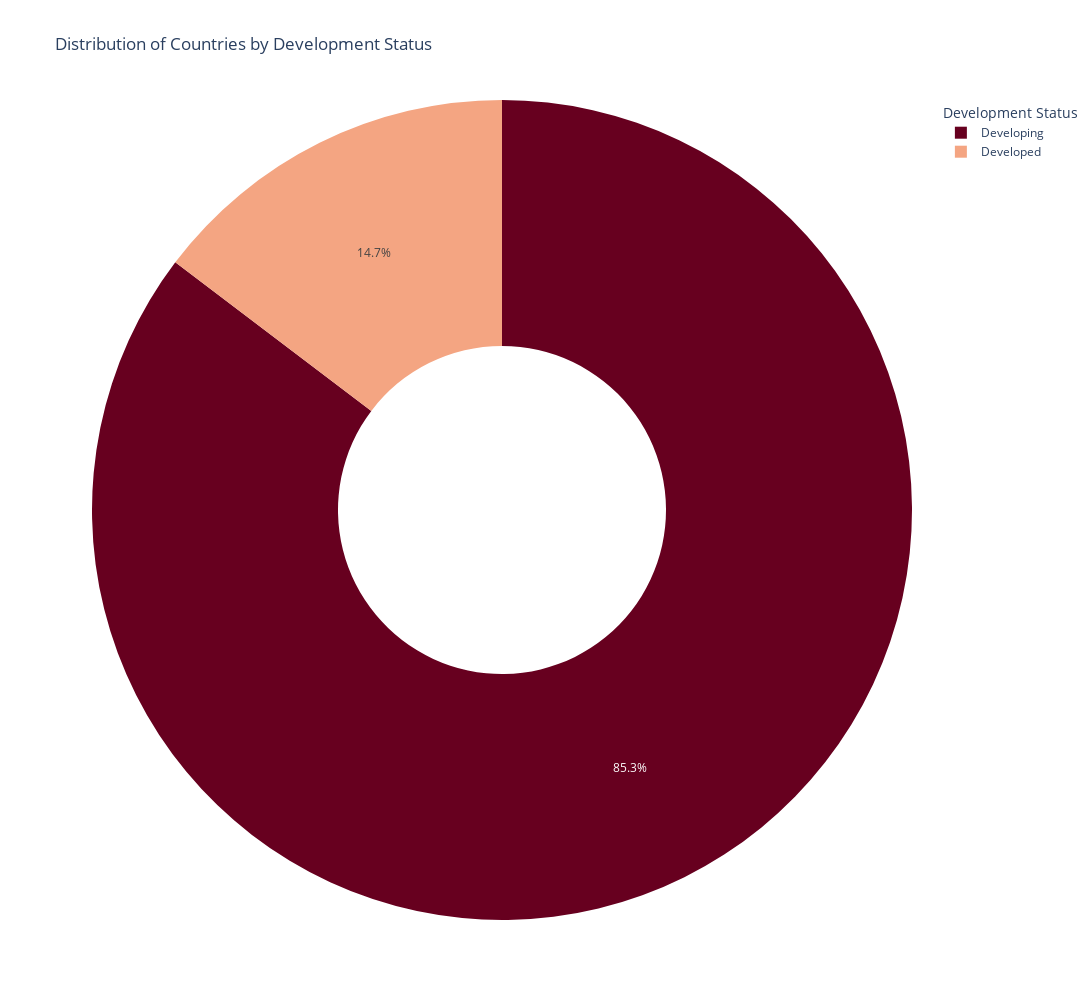

The cell this chart's notebook holds for it:
### Markdown cell above
#### 4. Pie chart for the distribution of countries by Status

### Code cell
fig = px.pie(
    df, 
    names='Status', 
    title='Distribution of Countries by Development Status',
    color='Status',  # Assigning colors based on the 'Status' column
    color_discrete_sequence=['#67001F', '#F4A582'],
    hole=0.4, 
)

# Update layout for better readability
fig.update_layout(
    width=1500,
    height=1000,
    legend_title_text='Development Status',
)

fig.show()

### Figure 1 — Plotly figure (JSON) as saved in the notebook; plotly's stock layout.template omitted (floating-point values rounded to 4 significant figures; data arrays with more than 128 entries replaced by an {"elided": "..."} marker saying what was removed)
{"data": [{"customdata": {"elided": "1649x1 str values"}, "domain": {"x": [0, 1], "y": [0, 1]}, "hole": 0.4, "hovertemplate": "Status=%{customdata[0]}<extra></extra>", "labels": {"elided": "1649 str values"}, "legendgroup": "", "marker": {"colors": {"elided": "1649 str values"}}, "name": "", "showlegend": true, "type": "pie"}], "layout": {"height": 1000, "legend": {"title": {"text": "Development Status"}, "tracegroupgap": 0}, "piecolorway": ["#67001F", "#F4A582"], "title": {"text": "Distribution of Countries by Development Status"}, "width": 1500}}
